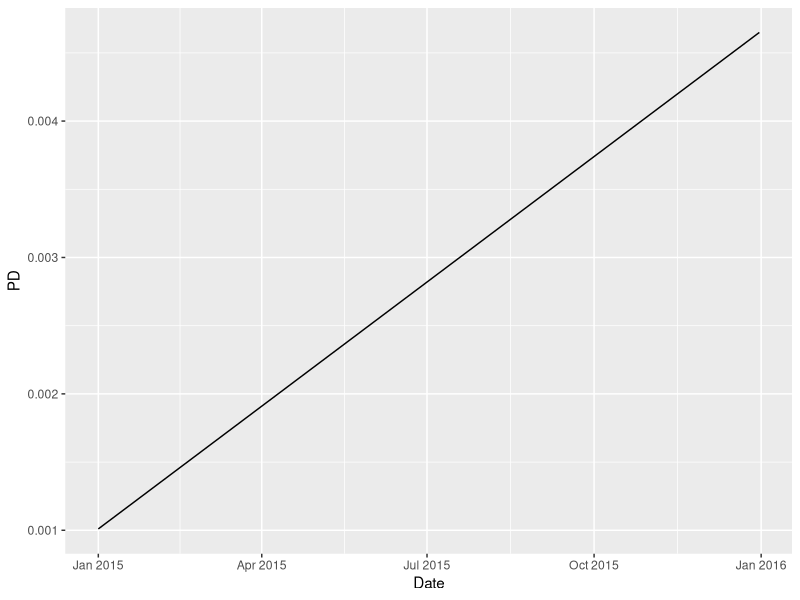

This figure's R source:

library(ggplot2)
library(dplyr)

from<-as.Date("2015-01-01")
to<-as.Date("2015-12-31")

days<-to - from
dates<-seq.Date(from=from,to=to,by=1)
LGD<-0.4
sPD<-0.001
jPD<-0.00001

df<-data.frame()
for (day in 1:(days+1))
{
  PD<-sPD+day*jPD
  nr<-data.frame(Date=dates[day], LGD=LGD, PD=PD)
  df<-rbind(df,nr)
}

(df%>%ggplot(aes(Date,PD))+geom_line())%>%print

df%>%write.table("5_LGDnPD.dat", row.names=F)
